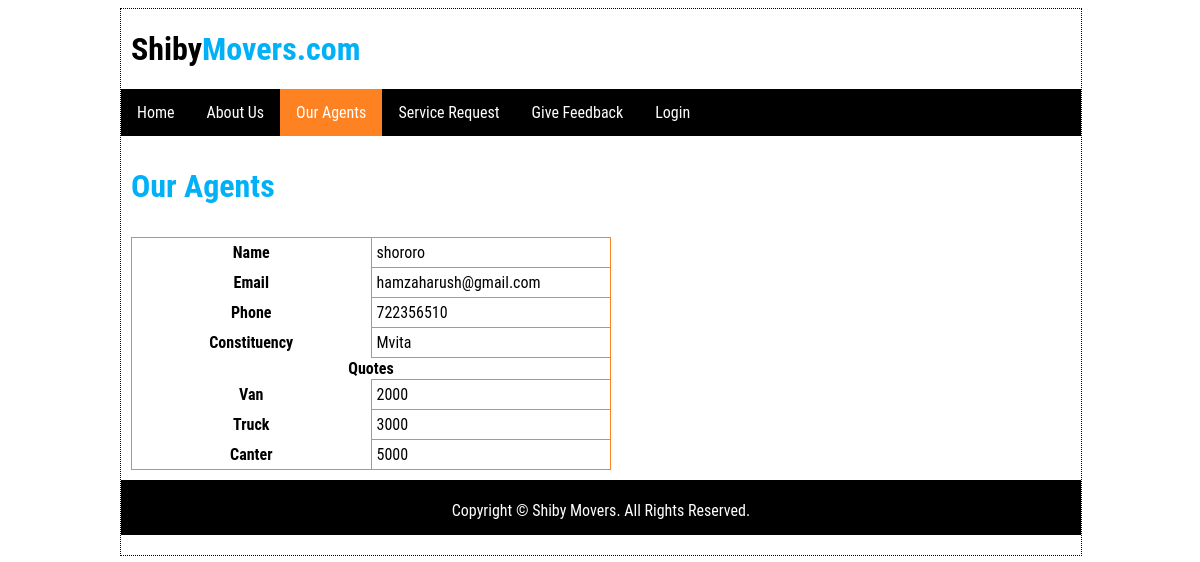
Screenshot of /agents.php with the database file from the repository.
### tables this page shows
CREATE TABLE `agents` (
  `username` varchar(100) NOT NULL,
  `company` varchar(100) NOT NULL,
  `email` varchar(100) NOT NULL,
  `phone` int(50) NOT NULL,
  `constituency` varchar(100) NOT NULL,
  `van` int(100) NOT NULL,
  `truck` int(100) NOT NULL,
  `canter` int(100) NOT NULL,
  `password` varchar(100) NOT NULL,
  `agent_id` int(10) UNSIGNED NOT NULL
);

### logindetails.php (called while the page is built, shortened)
<?php
$admin_username='shibyTech';
 ?>

### agents.php (the view, shortened to what this page needs)
<!DOCTYPE html>
<html >
  <head>
<link rel="stylesheet" href="css/style.css">
  </head>
  <body>
        <header>
<h1><a href="index.php">Shiby<span class="logo_colour">Movers.com</span></a></h1>
          </header>
        <nav>
          <ul class="sf-menu" id="nav">
            <li><a href="index.php">Home</a></li>
            <li><a href="about.php">About Us</a></li>
            <li><a style="background:#FE8222;"href="agents.php">Our Agents</a></li>
            <li><a href="servicerequest.php">Service Request</a></li>
          <li><a href="feedback.php">Give Feedback</a></li>
            <li><a href="login.php">Login</a></li>
          </ul>
        </nav>
        <div id="site_content">
<h1 >Our Agents</h1>
          <div id="agents">
<?php
require_once 'logindetails.php';
$connection=mysqli_connect($hn, $un, $pw, $db);
$query = "SELECT * FROM agents WHERE username !='$admin_username'";
$result = $connection->query($query);
while ($row=mysqli_fetch_row($result))
{
  echo "<table id='table_agents'>";
echo "<tr><th>Name</td><td>".$row[1]."</td></tr>";
echo "<tr><th>Email</td><td>".$row[2]."</td></tr>";
echo "<tr><th>Phone</td><td>".$row[3]."</td></tr>";
echo "<tr><th>Constituency</td><td>".$row[4]."</td></tr>";
echo "<tr><th colspan='2'>Quotes</th></tr>";
echo "<tr><th>Van</td><td>".$row[5]."</td></tr>";
echo "<tr><th>Truck</td><td>".$row[6]."</td></tr>";
echo "<tr><th>Canter</td><td>".$row[7]."</td></tr>";
}
 ?>
</div>
        <footer>
          <p>Copyright &copy; Shiby Movers. All Rights Reserved. </p>
        </footer>
      </div>
  </body>
</html>

### css/style.css (style rules this page uses)
header { width: 100%; height: 80px; background-color: white; color: black; overflow: hidden; }
header a { padding-left: 10px; color: black; text-decoration: none; }
body { font-family: 'Roboto Condensed', sans-serif; width: 80%; margin-left: 10%; border: 1px dotted black; }
.logo_colour { color: #00B1F8; }
nav ul { list-style-type: none; margin: 0; padding: 0; overflow: hidden; background-color: black; }
nav li { float: left; }
nav li a { display: block; color: white; text-align: center; padding: 14px 16px; text-decoration: none; }
#site_content h1 { color: #00B1F8; padding: 10px; }
footer { align-items: center; clear: both; background-color: black; color: white; text-align: center; width: 100%; height: 50px; padding-top: 5px; margin-top: 30px: }
table,td { margin: 10px; border: 1px solid #FE8222; width: 50%; padding: 5px; border-collapse: collapse; }

### rows the page displays
agents: company "shororo", email "hamzaharush@gmail.com", phone "722356510", constituency "Mvita", van "2000", truck "3000", canter "5000"
